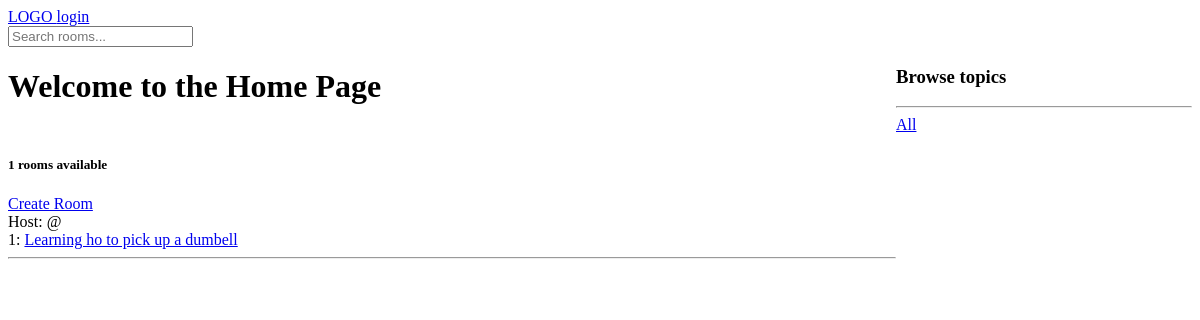
/, run on an earlier commit of the app's database.
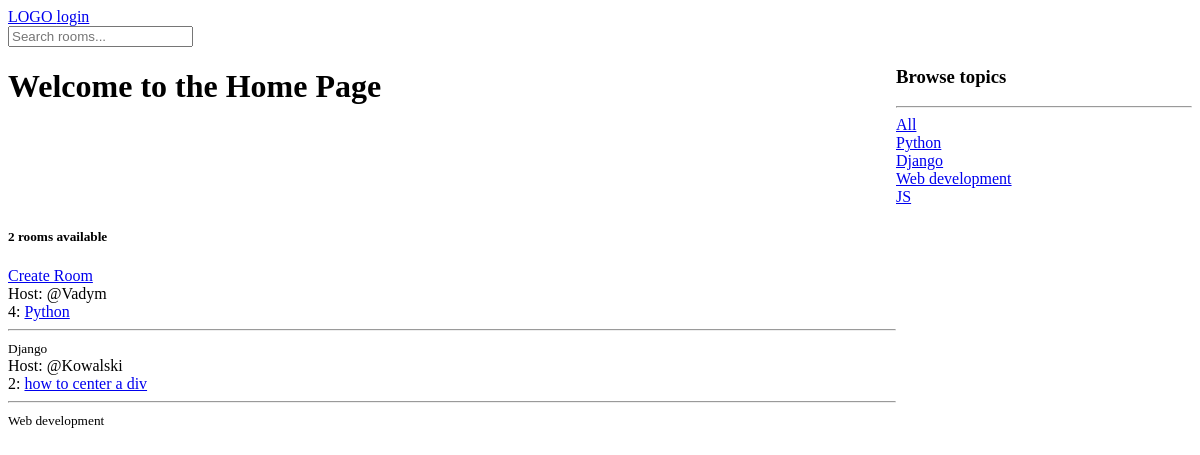
And on a later commit of the database.
### base/models.py (models this page shows, shortened)
class Room(models.Model):
    host = models.ForeignKey(User, on_delete = models.SET_NULL, null = True)
    topic = models.ForeignKey(Topic, on_delete = models.SET_NULL, null = True)
    name = models.CharField(max_length = 200)
    description = models.TextField(null = True, blank = True)
    participants = models.ManyToManyField(User, related_name="participants",blank = True)
    updated = models.DateTimeField(auto_now = True)
    created = models.DateTimeField(auto_now_add = True)
    class Meta:
        ordering = ['-updated', 'created']

class Topic(models.Model):
    name = models.CharField(max_length = 200 )
    def __str__(self):
        return self.name

### base/views.py (the view)
# urls.py: 2. Add a URL to urlpatterns:  path('', views.home, name='home')
def home(request):
    q = request.GET.get('q') if request.GET.get('q') != None else ''
    topics = Topic.objects.all()
    rooms = Room.objects.filter(
        Q(topic__name__icontains = q) |
        Q(name__icontains = q) |
        Q(description__icontains = q)
        )
    room_count = rooms.count()
    context = {'rooms': rooms, 'topics':topics,'room_count':room_count }
    return render(request, r'base/home.html',context)

### base/templates/base/home.html (shortened to what this page needs)
{% extends 'main.html' %}
{% block content %}
  <div class="home-container">
    <h1>Welcome to the Home Page</h1>
    <div>
      <h3>Browse topics</h3>
      <hr>
      <div>
        <a href = "{% url 'home'%}">All</a>
      </div>
      {%for topic in topics%}
      <div>
        <a href = "{% url 'home'%}?q={{topic.name}}">{{topic}}</a>
      </div>
      {%endfor%}
    </div>
    <div class="options">
      <h5>{{room_count}} rooms available</h5>
      <a href="{% url 'create-room' %}" class="button">Create Room</a>
    <div class="room-list">
      {% for room in rooms %}
        <div class="room">
          <span class="host">Host: @{{ room.host.username }}</span>
          <div class="room-details">
            <span class="id">{{ room.id }}:</span>
            <a href="{% url 'room' room.id %}" class="room-link">{{ room.name }}</a>
            <hr>
          </div>
          <small class="topic">{{ room.topic.name }}</small>
        </div>
      {% endfor %}
    </div>
  </div>
{% endblock %}

### templates/main.html (shortened to what this page needs)
<!DOCTYPE html>
<html>
    <head>
    </head>
    <body>
        {%include 'navbar.html'%}
       {% block content %}
       {% endblock %}
    </body>
</html>

### templates/navbar.html
<a href = "{%url 'home'%}"> LOGO </a>
{%if request.user.is_authenticated%}
<p>Hello {{request.user}}</p>
<a href = "{%url 'logout'%}">logout</a>
{%else%}
<a href = "{%url 'login' %}">login</a>
{%endif%}
<form method = "GET" action = "{%url 'home'%}">
<input type = "text" name = "q" placeholder = "Search rooms..."/>
</form>

### base/templates/base/home.html (style rules this page uses)
.home-container { display: grid; grid-template-columns: 3fr 1fr; }

What changed in the data, as far as the page shows it:
removed Room: id "1", name "Learning ho to pick up a dumbell"
added Topic: name "Python"
added Topic: name "Django"
added Topic: name "Web development"
added Topic: name "JS"
added Room: host.username "Vadym", id "4", name "Python", topic.name "Django"
added Room: host.username "Kowalski", id "2", name "how to center a div", topic.name "Web development"
Also different on the page:
{{ room_count }}: "1" → "2"
